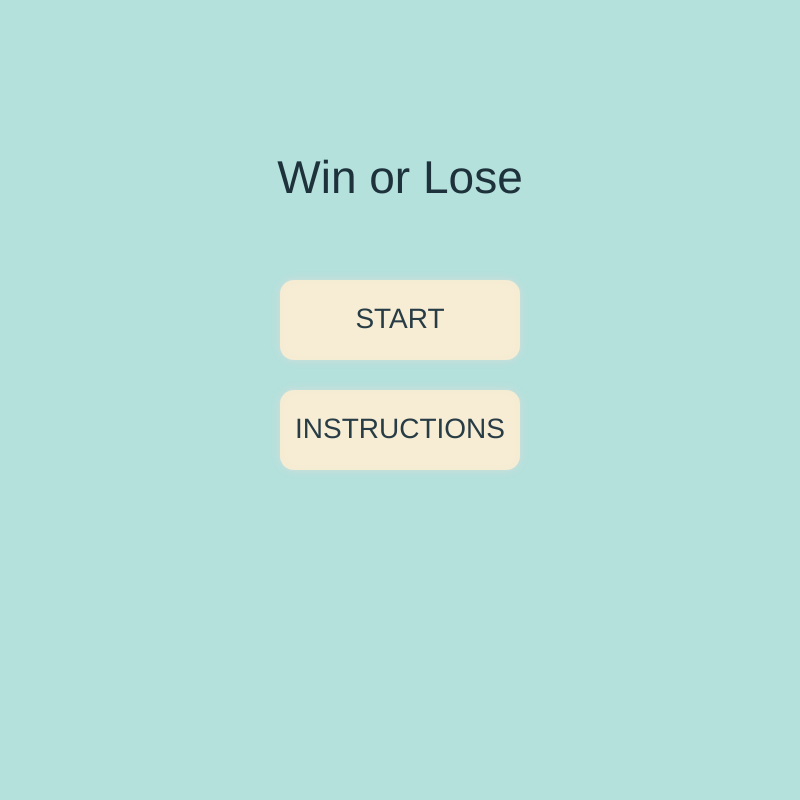
Frame 1 (no input)
Frame 60 (no input): identical to frame 1, image omitted
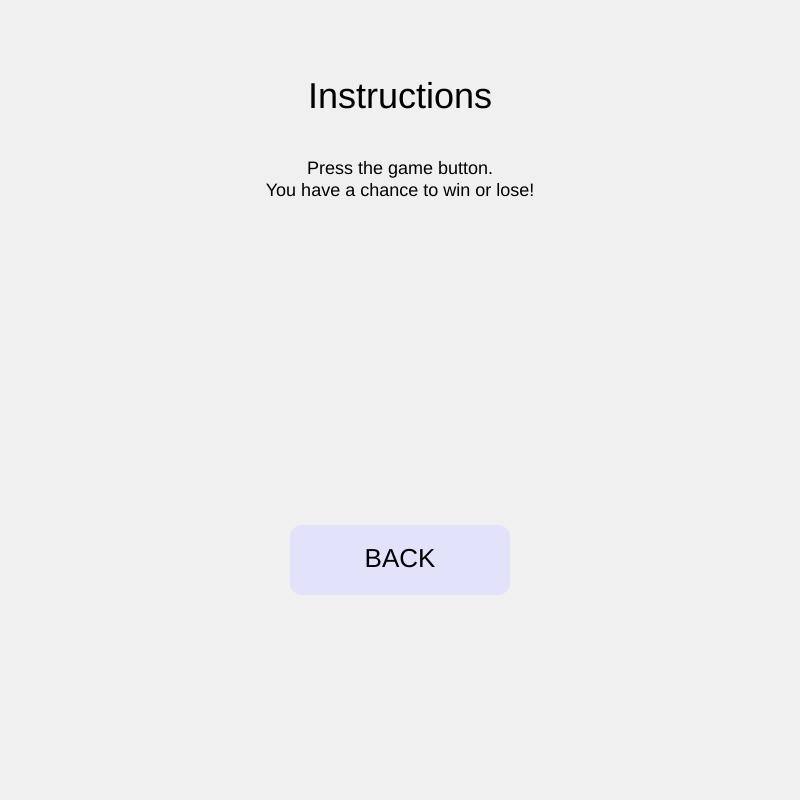
Frame 120 (the mouse pressed at the canvas centre since frame 60)

The p5.js sketch that drew these frames (run headless with seeded random() and noise() and a simulated clock; from frame 60 on, the mouse is pressed at the canvas centre):

// p5.js sketch
// ── sketch.js
/*
  This file is intentionally empty.

  setup() and draw() live in main.js.
  Other files define screen-specific draw and input functions.

  Do NOT add setup() or draw() here.
*/

// ── game.js
// NOTE: Do NOT add setup() or draw() in this file
// setup() and draw() live in main.js
// This file only defines:
// 1) drawGame() → what the game screen looks like
// 2) input handlers → what happens when the player clicks or presses keys
// 3) helper functions specific to this screen

// ------------------------------
// Button data
// ------------------------------
// This object stores all the information needed to draw
// and interact with the button on the game screen.
// Keeping this in one object makes it easier to move,
// resize, or restyle the button later.
const gameBtn = {
  x: 400, // x position (centre of the button)
  y: 550, // y position (centre of the button)
  w: 260, // width
  h: 90, // height
  label: "PRESS HERE", // text shown on the button
};

// ------------------------------
// Main draw function for this screen
// ------------------------------
// drawGame() is called from main.js *only*
// when currentScreen === "game"
function drawGame() {
  // Set background colour for the game screen
  background(240, 230, 140);

  // ---- Title and instructions text ----
  fill(0); // black text
  textSize(32);
  textAlign(CENTER, CENTER);
  text("Game Screen", width / 2, 160);

  textSize(18);
  text(
    "Click the button (or press ENTER) for a random result.",
    width / 2,
    210,
  );

  // ---- Draw the button ----
  // We pass the button object to a helper function
  drawGameButton(gameBtn);

  // ---- Cursor feedback ----
  // If the mouse is over the button, show a hand cursor
  // Otherwise, show the normal arrow cursor
  cursor(isHover(gameBtn) ? HAND : ARROW);
}

// ------------------------------
// Button drawing helper
// ------------------------------
// This function is responsible *only* for drawing the button.
// It does NOT handle clicks or game logic.
function drawGameButton({ x, y, w, h, label }) {
  rectMode(CENTER);

  // Check if the mouse is hovering over the button
  // isHover() is defined in main.js so it can be shared
  const hover = isHover({ x, y, w, h });

  noStroke();

  // Change button colour when hovered
  // This gives visual feedback to the player
  fill(
    hover
      ? color(180, 220, 255, 220) // lighter blue on hover
      : color(200, 220, 255, 190), // normal state
  );

  // Draw the button rectangle
  rect(x, y, w, h, 14); // last value = rounded corners

  // Draw the button text
  fill(0);
  textSize(28);
  textAlign(CENTER, CENTER);
  text(label, x, y);
}

// ------------------------------
// Mouse input for this screen
// ------------------------------
// This function is called from main.js
// only when currentScreen === "game"
function gameMousePressed() {
  // Only trigger the outcome if the button is clicked
  if (isHover(gameBtn)) {
    triggerRandomOutcome();
  }
}

// ------------------------------
// Keyboard input for this screen
// ------------------------------
// Allows keyboard-only interaction (accessibility + design)
function gameKeyPressed() {
  // ENTER key triggers the same behaviour as clicking the button
  if (keyCode === ENTER) {
    triggerRandomOutcome();
  }
}

// ------------------------------
// Game logic: win or lose
// ------------------------------
// This function decides what happens next in the game.
// It does NOT draw anything.
function triggerRandomOutcome() {
  // random() returns a value between 0 and 1
  // Here we use a 50/50 chance:
  // - less than 0.5 → win
  // - 0.5 or greater → lose
  //
  // You can bias this later, for example:
  // random() < 0.7 → 70% chance to win
  if (random() < 0.5) {
    currentScreen = "win";
  } else {
    currentScreen = "lose";
  }
}

// ── instructions.js
// NOTE: Do NOT add setup() or draw() in this file
// setup() and draw() live in main.js
// This file only defines:
// 1) drawInstr() → what the instructions screen looks like
// 2) input handlers → how the player returns to the start screen
// 3) helper functions specific to this screen

// ------------------------------
// Main draw function for instructions screen
// ------------------------------
// drawInstr() is called from main.js
// only when currentScreen === "instr"
function drawInstr() {
  // Light neutral background
  background(240);

  // ---- Screen title ----
  fill(0);
  textAlign(CENTER, TOP);
  textSize(36);
  text("Instructions", width / 2, 80);

  // ---- Instruction text ----
  textSize(18);

  // \n creates a line break in the text
  // This is useful for simple multi-line instructions
  const lines =
    "Press the game button.\n" + "You have a chance to win or lose!";

  text(lines, width / 2, 160);

  // ---- Back button ----
  // This button lets the player return to the start screen
  const backBtn = {
    x: width / 2, // centred horizontally
    y: 560,
    w: 220,
    h: 70,
    label: "BACK",
  };

  // Draw the back button
  drawInstrButton(backBtn);

  // Change cursor when hovering over the button
  cursor(isHover(backBtn) ? HAND : ARROW);
}

// ------------------------------
// Mouse input for instructions screen
// ------------------------------
// Called from main.js only when currentScreen === "instr"
function instrMousePressed() {
  // Button data must match the draw position
  const backBtn = { x: width / 2, y: 560, w: 220, h: 70 };

  // If the button is clicked, return to the start screen
  if (isHover(backBtn)) {
    currentScreen = "start";
  }
}

// ------------------------------
// Keyboard input for instructions screen
// ------------------------------
// Provides keyboard-only navigation
function instrKeyPressed() {
  // ESC is a common “go back” key in games and apps
  if (keyCode === ESCAPE) {
    currentScreen = "start";
  }

  // B key is an additional, explicit shortcut for “back”
  if (key === "b" || key === "B") {
    currentScreen = "start";
  }
}

// ------------------------------
// Button drawing helper (instructions screen)
// ------------------------------
// This function is only responsible for drawing the button.
// It is kept separate so the visual style can be changed
// without touching input or game logic.
function drawInstrButton({ x, y, w, h, label }) {
  rectMode(CENTER);

  // Check whether the mouse is hovering over the button
  const hover = isHover({ x, y, w, h });

  noStroke();

  // Subtle colour change on hover for visual feedback
  fill(hover ? color(200, 200, 255, 200) : color(220, 220, 255, 170));

  // Draw the button shape
  rect(x, y, w, h, 12);

  // Draw the button text
  fill(0);
  textSize(26);
  textAlign(CENTER, CENTER);
  text(label, x, y);
}

// ── lose.js
// NOTE: Do NOT add setup() or draw() in this file
// setup() and draw() live in main.js
// This file only defines:
// 1) drawLose() → what the lose screen looks like
// 2) input handlers → how the player returns to the start screen

// ------------------------------
// Main draw function for lose screen
// ------------------------------
// drawLose() is called from main.js
// only when currentScreen === "lose"
function drawLose() {
  // Red-tinted background to communicate failure
  background(255, 210, 210);

  fill(0);
  textAlign(CENTER, CENTER);

  // Main message
  textSize(40);
  text("You Lose!", width / 2, 300);

  // Instruction text
  textSize(20);
  text("Click or press R to return to Start.", width / 2, 360);
}

// ------------------------------
// Mouse input for lose screen
// ------------------------------
// Any mouse click returns the player to the start screen
// (no buttons needed for this simple end state)
function loseMousePressed() {
  currentScreen = "start";
}

// ------------------------------
// Keyboard input for lose screen
// ------------------------------
// R is commonly used for “restart” in games
function loseKeyPressed() {
  if (key === "r" || key === "R") {
    currentScreen = "start";
  }
}

// ── main.js
// ------------------------------------------------------------
// main.js = the “router” (traffic controller) for the whole game
// ------------------------------------------------------------
//
// Idea: this project has multiple screens (start, instructions, game, win, lose).
// Instead of putting everything in one giant file, each screen lives in its own
// file and defines two main things:
//   1) drawX()         → how that screen looks
//   2) XMousePressed() / XKeyPressed() → how that screen handles input
//
// This main.js file does 3 important jobs:
//   A) stores the current screen in a single shared variable
//   B) calls the correct draw function each frame
//   C) sends mouse/keyboard input to the correct screen handler

// ------------------------------
// Global game state
// ------------------------------
// This variable is shared across all files because all files run in the same
// global JavaScript scope when loaded in index.html.
//
// We store the “name” of the current screen as a string.
// Only one screen should be active at a time.
let currentScreen = "start"; // "start" | "instr" | "game" | "win" | "lose"

// ------------------------------
// setup() runs ONCE at the beginning
// ------------------------------
// This is where you usually set canvas size and initial settings.
function setup() {
  createCanvas(800, 800);

  // Sets a default font for all text() calls
  // (This can be changed later per-screen if you want.)
  textFont("sans-serif");
}

// ------------------------------
// draw() runs every frame (many times per second)
// ------------------------------
// This is the core “router” for visuals.
// Depending on currentScreen, we call the correct draw function.
function draw() {
  // Each screen file defines its own draw function:
  //   start.js         → drawStart()
  //   instructions.js  → drawInstr()
  //   game.js          → drawGame()
  //   win.js           → drawWin()
  //   lose.js          → drawLose()

  if (currentScreen === "start") drawStart();
  else if (currentScreen === "instr") drawInstr();
  else if (currentScreen === "game") drawGame();
  else if (currentScreen === "win") drawWin();
  else if (currentScreen === "lose") drawLose();

  // (Optional teaching note)
  // This “if/else chain” is a very common early approach.
  // Later in the course you might replace it with:
  // - a switch statement, or
  // - an object/map of screens
}

// ------------------------------
// mousePressed() runs once each time the mouse is clicked
// ------------------------------
// This routes mouse input to the correct screen handler.
function mousePressed() {
  // Each screen *may* define a mouse handler:
  // start.js         → startMousePressed()
  // instructions.js  → instrMousePressed()
  // game.js          → gameMousePressed()
  // win.js           → winMousePressed()
  // lose.js          → loseMousePressed()

  if (currentScreen === "start") startMousePressed();
  else if (currentScreen === "instr") instrMousePressed();
  else if (currentScreen === "game") gameMousePressed();
  // The ?.() means “call this function only if it exists”
  // This prevents errors if a screen doesn’t implement a handler.
  else if (currentScreen === "win") winMousePressed?.();
  else if (currentScreen === "lose") loseMousePressed?.();
}

// ------------------------------
// keyPressed() runs once each time a key is pressed
// ------------------------------
// This routes keyboard input to the correct screen handler.
function keyPressed() {
  // Each screen *may* define a key handler:
  // start.js         → startKeyPressed()
  // instructions.js  → instrKeyPressed()
  // game.js          → gameKeyPressed()
  // win.js           → winKeyPressed()
  // lose.js          → loseKeyPressed()

  if (currentScreen === "start") startKeyPressed();
  else if (currentScreen === "instr") instrKeyPressed();
  else if (currentScreen === "game") gameKeyPressed?.();
  else if (currentScreen === "win") winKeyPressed?.();
  else if (currentScreen === "lose") loseKeyPressed?.();
}

// ------------------------------------------------------------
// Shared helper function: isHover()
// ------------------------------------------------------------
//
// Many screens have buttons.
// This helper checks whether the mouse is inside a rectangle.
//
// Important: our buttons are drawn using rectMode(CENTER),
// meaning x,y is the CENTRE of the rectangle.
// So we check mouseX and mouseY against half-width/half-height bounds.
//
// Input:  an object with { x, y, w, h }
// Output: true if mouse is over the rectangle, otherwise false
function isHover({ x, y, w, h }) {
  return (
    mouseX > x - w / 2 && // mouse is right of left edge
    mouseX < x + w / 2 && // mouse is left of right edge
    mouseY > y - h / 2 && // mouse is below top edge
    mouseY < y + h / 2 // mouse is above bottom edge
  );
}

// ── start.js
// NOTE: Do NOT add setup() or draw() in this file
// setup() and draw() live in main.js
// This file only defines:
// 1) drawStart() → what the start/menu screen looks like
// 2) input handlers → what happens on click / key press on this screen
// 3) a helper function to draw menu buttons

// ------------------------------------------------------------
// Start screen visuals
// ------------------------------------------------------------
// drawStart() is called from main.js only when:
// currentScreen === "start"
function drawStart() {
  // Background colour for the start screen
  background(180, 225, 220); // soft teal background

  // ---- Title text ----
  fill(30, 50, 60);
  textSize(46);
  textAlign(CENTER, CENTER);
  text("Win or Lose", width / 2, 180);

  // ---- Buttons (data only) ----
  // These objects store the position/size/label for each button.
  // Using objects makes it easy to pass them into drawButton()
  // and also reuse the same information for hover checks.
  const startBtn = {
    x: width / 2,
    y: 320,
    w: 240,
    h: 80,
    label: "START",
  };

  const instrBtn = {
    x: width / 2,
    y: 430,
    w: 240,
    h: 80,
    label: "INSTRUCTIONS",
  };

  // Draw both buttons
  drawButton(startBtn);
  drawButton(instrBtn);

  // ---- Cursor feedback ----
  // If the mouse is over either button, show a hand cursor
  // so the player knows it is clickable.
  const over = isHover(startBtn) || isHover(instrBtn);
  cursor(over ? HAND : ARROW);
}

// ------------------------------------------------------------
// Mouse input for the start screen
// ------------------------------------------------------------
// Called from main.js only when currentScreen === "start"
function startMousePressed() {
  // For input checks, we only need x,y,w,h (label is optional)
  const startBtn = { x: width / 2, y: 320, w: 240, h: 80 };
  const instrBtn = { x: width / 2, y: 430, w: 240, h: 80 };

  // If START is clicked, go to the game screen
  if (isHover(startBtn)) {
    currentScreen = "game";
  }
  // If INSTRUCTIONS is clicked, go to the instructions screen
  else if (isHover(instrBtn)) {
    currentScreen = "instr";
  }
}

// ------------------------------------------------------------
// Keyboard input for the start screen
// ------------------------------------------------------------
// Provides keyboard shortcuts:
// - ENTER starts the game
// - I opens instructions
function startKeyPressed() {
  if (keyCode === ENTER) {
    currentScreen = "game";
  }

  if (key === "i" || key === "I") {
    currentScreen = "instr";
  }
}

// ------------------------------------------------------------
// Helper: drawButton()
// ------------------------------------------------------------
// This function draws a button and changes its appearance on hover.
// It does NOT decide what happens when you click the button.
// That logic lives in startMousePressed() above.
//
// Keeping drawing separate from input/logic makes code easier to read.
function drawButton({ x, y, w, h, label }) {
  rectMode(CENTER);

  // Check if the mouse is over the button rectangle
  const hover = isHover({ x, y, w, h });

  noStroke();

  // ---- Visual feedback (hover vs not hover) ----
  // This is a common UI idea:
  // - normal state is calmer
  // - hover state is brighter + more “active”
  //
  // We also add a shadow using drawingContext (p5 lets you access the
  // underlying canvas context for effects like shadows).
  if (hover) {
    fill(255, 200, 150, 220); // warm coral on hover

    // Shadow settings (only when hovered)
    drawingContext.shadowBlur = 20;
    drawingContext.shadowColor = color(255, 180, 120);
  } else {
    fill(255, 240, 210, 210); // soft cream base

    // Softer shadow when not hovered
    drawingContext.shadowBlur = 8;
    drawingContext.shadowColor = color(220, 220, 220);
  }

  // Draw the rounded rectangle button
  rect(x, y, w, h, 14);

  // Important: reset shadow so it does not affect other drawings
  drawingContext.shadowBlur = 0;

  // Draw the label text on top of the button
  fill(40, 60, 70);
  textSize(28);
  textAlign(CENTER, CENTER);
  text(label, x, y);
}

// ── win.js
// NOTE: Do NOT add setup() or draw() in this file
// setup() and draw() live in main.js
// This file only defines:
// 1) drawWin() → what the win screen looks like
// 2) input handlers → how the player returns to the start screen
//
// This file is intentionally very similar to lose.js.
// The goal is to show that win/lose screens are often
// simple “end states” with minimal logic.

// ------------------------------------------------------------
// Main draw function for win screen
// ------------------------------------------------------------
// drawWin() is called from main.js
// only when currentScreen === "win"
function drawWin() {
  // Green-tinted background to communicate success
  background(200, 255, 200);

  fill(0);
  textAlign(CENTER, CENTER);

  // Main success message
  textSize(40);
  text("You Win!", width / 2, 300);

  // Instruction text
  textSize(20);
  text("Click or press R to return to Start.", width / 2, 360);
}

// ------------------------------------------------------------
// Mouse input for win screen
// ------------------------------------------------------------
// Any mouse click returns the player to the start screen
function winMousePressed() {
  currentScreen = "start";
}

// ------------------------------------------------------------
// Keyboard input for win screen
// ------------------------------------------------------------
// R is commonly used for “restart” in games
function winKeyPressed() {
  if (key === "r" || key === "R") {
    currentScreen = "start";
  }
}
